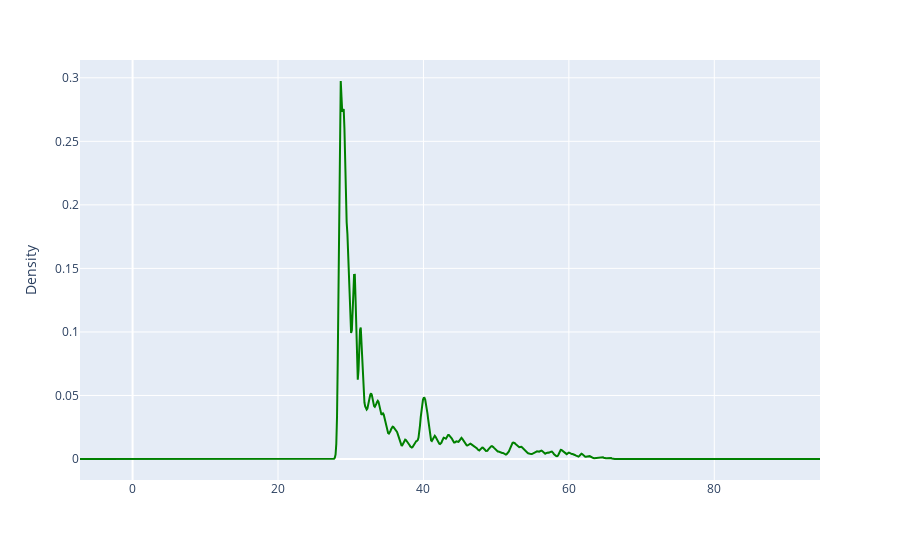

Write notebook code for a chart like this one.
### Code cell
pdf = average_fraud.pandas_api()
pdf['average_fraud'].plot.density(bw_method = 0.2, color_discrete_sequence = ['green'] )

### Figure 1 — Plotly figure (JSON) as saved in the notebook; plotly's stock layout.template omitted (floating-point values rounded to 4 significant figures; data arrays with more than 128 entries replaced by an {"elided": "..."} marker saying what was removed)
{"data": [{"hovertemplate": "index=%{x}<br>Density=%{y}<extra></extra>", "legendgroup": "", "line": {"color": "green", "dash": "solid"}, "marker": {"symbol": "circle"}, "mode": "lines", "name": "", "orientation": "v", "showlegend": false, "type": "scatter", "x": {"elided": "1000 float values"}, "xaxis": "x", "y": {"elided": "1000 float values"}, "yaxis": "y"}], "layout": {"legend": {"tracegroupgap": 0}, "margin": {"t": 60}, "xaxis": {"anchor": "y", "domain": [0, 1]}, "yaxis": {"anchor": "x", "domain": [0, 1], "title": {"text": "Density"}}}}
